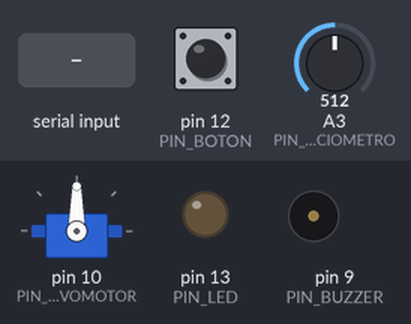
Simulated run of this sketch. Board: Arduino Uno, built with avr-gcc and run on an emulated ATmega328P. Shown: servo, output pins drawn as LEDs (lit = HIGH), buzzer (waves = sounding). The test bench sets the inputs (shaded band); at power-on: pin 12 (PIN_BOTON) LOW, A3 (PIN_POTENCIOMETRO) = 512. What the sketch prints to the serial monitor is not drawn.

Above: at 1.2 s.
1.3 s: "0\n" received over Serial
At 2.8 s:
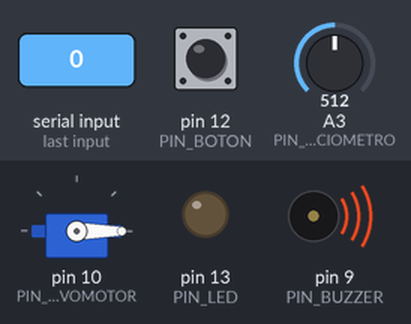
4.3 s: "1,90\n" received over the second serial link
At 5.0 s:
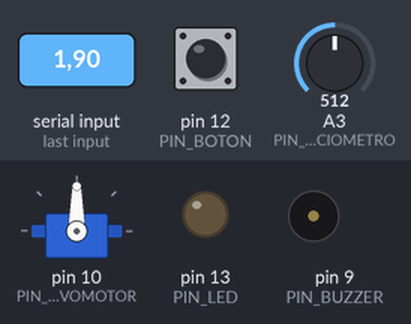
7.3 s: "1,90\n" received over Serial
At 9.8 s:
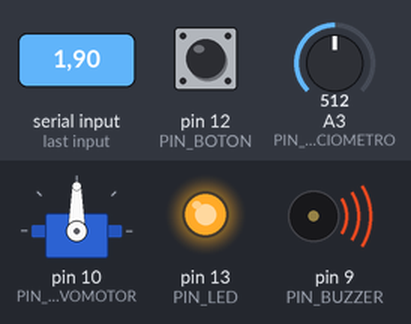
10.3 s: pin 12 (PIN_BOTON) pulled HIGH for 0.15 s
At 11.2 s:
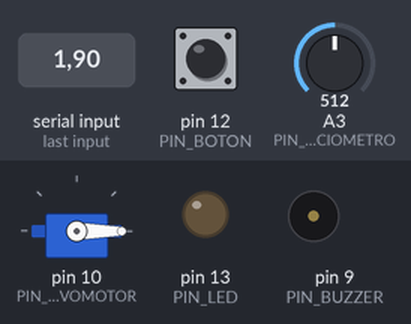
11.9 s: pin 12 (PIN_BOTON) pulled HIGH for 1 s
At 33.1 s:
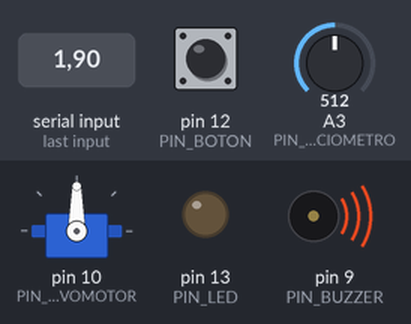
Timing chart, 0 to 34.2 s (numbered marks = the images above; inputs shaded):
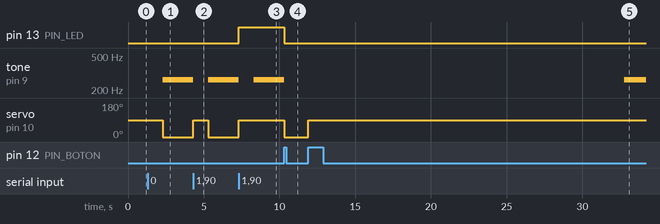

Measured:
- after the input at 1.3 s, tone on pin 9 (PIN_BUZZER): silent → 262 Hz after 1.0 s; servo on pin 10 (PIN_MICROSERVOMOTOR): 90° → 0° after 1.0 s
- after the input at 4.3 s, servo on pin 10 (PIN_MICROSERVOMOTOR): 0° → 90° at once, → 0° 1.0 s later
- after the input at 7.3 s, pin 13 (PIN_LED): LOW → HIGH at once; tone on pin 9 (PIN_BUZZER): silent → 262 Hz after 1.0 s; servo on pin 10 (PIN_MICROSERVOMOTOR): 0° → 90° at once
- after the input at 10.3 s, pin 13 (PIN_LED): HIGH → LOW at once; servo on pin 10 (PIN_MICROSERVOMOTOR): 90° → 0° at once
- after the input at 11.9 s, servo on pin 10 (PIN_MICROSERVOMOTOR): 0° → 90° at once

The sketch:

2.0.ino
```cpp
// C++ code
//

//BIBLIOTECA PARA MANEJAR EL SERVOMOTOR
#include <Servo.h>
#include <SoftwareSerial.h>


//:::::::::::::::EVENTOS:::::::::::::::::::::::::::::
#define TIPO_EVENTO_CONTINUE 0
#define TIPO_EVENTO_START 1
#define TIPO_EVENTO_TIMEOUT 2
#define TIPO_EVENTO_ABRIR_PUERTA 3
#define TIPO_EVENTO_CERRAR_PUERTA 4
#define TIPO_EVENTO_PRESIONA_PAUSA 5
#define TIPO_EVENTO_CANCELAR 6
#define TIPO_EVENTO_DESCONOCIDO 7
#define TIPO_EVENTO_PRESIONA_REANUDAR 8

//:::::::::::::::ESTADOS:::::::::::::::::::::::::::::
#define ESTADO_INICIAL 0
#define ESTADO_ENCENDIDO 1
#define ESTADO_CALENTANDO 2
#define ESTADO_PAUSADO 3
#define ESTADO_ERROR 4

//:::::::::::::::PINES:::::::::::::::::::::::::::::::
//:::::::::::::::actuadores::::::::::::::::::::::::::
#define PIN_BUZZER 9
#define PIN_LED 13

//:::::::::::::::Melodia::::::::::::::::::::::::::
#define NOTE_C4 262
#define NOTE_G3 196
#define NOTE_A3 220
#define NOTE_B3 247


//::::::::::::::::::MicroServomotor:::::::::::::::::
#define PIN_MICROSERVOMOTOR 10
#define ANCHO_PULSO_MIN_MICROSERVOMOTOR 500
#define ANCHO_PULSO_MAX_MICROSERVOMOTOR 2500
#define PUERTA_ABIERTA 0
#define PUERTA_CERRADA 90
Servo microservomotor;

//:::::::::::::::::Constantes:::::::::::::::
#define PUERTA_BLUETOOTH -1
#define PAUSA_BLUETOOTH -2
#define CANCELAR_BLUETOOTH -3

//:::::::::::::::sensores::::::::::::::::::::::::::::
#define PIN_BOTON 12
#define PIN_POTENCIOMETRO A3

//:::::::::::::::VARIABLES:::::::::::::::::::::::::::
// VARIABLE GLOBAL DE ESTADO DEL SISTEMA EMBEBIDO
int estado;
int pausa = 0;
int tiempo = 0;
int tiempo_restante;
int tipo_evento = PUERTA_CERRADA;
int tipo_evento_temp;
int valor_temp = LOW;
int estado_puerta;
char lecturaConsola;
int timerCalentando;
unsigned long timerCalentandoInicio;
unsigned long timerCalentandoAhora;
int temperaturaTemp = 0;
int temperatura = 0;

int melodia [] = { NOTE_C4, NOTE_G3, NOTE_G3, NOTE_A3, NOTE_G3, 0, NOTE_B3, NOTE_C4 };
int duraciones[] = { 4, 8, 8, 4, 4, 4, 4, 4 };

struct stEvento
{
    int tipo;
    int valor_lectura;
};

stEvento evento;


String estados[] = {"ESTADO_INICIO", "ESTADO_ENCENDIDO", "ESTADO_CALENTANDO", "ESTADO_PAUSADO", "ESTADO_ERROR"};
String eventos[] = {"TIPO_EVENTO_CONTINUE", "TIPO_EVENTO_START", "TIPO_EVENTO_TIMEOUT", "TIPO_EVENTO_ABRIR_PUERTA", "TIPO_EVENTO_CERRAR_PUERTA", "TIPO_EVENTO_PRESIONA_PAUSA", "TIPO_EVENTO_CANCELAR", "TIPO_EVENTO_DESCONOCIDO","TIPO_EVENTO_PRESIONA_REAUNDAR"};

SoftwareSerial BT(5,6);

//-----------------------------------------------
int verificarConsola()
{
    if(Serial.available() > 0 && tiempo == 0){

      iniciarTiempo(Serial.parseInt());

      return tiempo;
    }

    if(BT.available() > 0 && tiempo == 0)
    {
      int action = BT.parseInt();

      if(action == 0)
      {
        return 0;
      }

      if (action == PUERTA_BLUETOOTH)
      {
        cambiarEstadoPuerta();
      } else {
        iniciarTiempo(action);

        return tiempo;
      }
    }

  	return 0;
}

void iniciarTiempo(int t)
{
    tiempo = t * 1000;
    timerCalentandoInicio = millis();

    if(estado_puerta == PUERTA_ABIERTA)
    {
        cambiarEstadoPuerta();
    }

    tipo_evento_temp = TIPO_EVENTO_START;
}

bool verificarBoton()
{
    int valor_actual = digitalRead(PIN_BOTON);
    int res = false;

    if (valor_actual == HIGH && valor_temp == LOW)
    {
        res = true;
    }
    valor_temp = valor_actual;

    return res;
}

void cambiarEstadoPuerta()
{
    if(estado_puerta == PUERTA_ABIERTA)
    {
        microservomotor.write(PUERTA_CERRADA);
        tipo_evento_temp = TIPO_EVENTO_CERRAR_PUERTA;
        estado_puerta = PUERTA_CERRADA;
    }
    else
    {
        microservomotor.write(PUERTA_ABIERTA);
        tipo_evento_temp = TIPO_EVENTO_ABRIR_PUERTA;
        estado_puerta = PUERTA_ABIERTA;
    }
}

bool verificarTimerCalentando()
{
    timerCalentandoAhora = millis();
    unsigned long tiempo_temp = timerCalentandoAhora - timerCalentandoInicio;

    if(tiempo_temp >= tiempo)
    {
        tiempo_restante = 0;
        return true;
    }

    tiempo_restante = tiempo - tiempo_temp;

    return false;
}

void recalculoTiempo()
{
  tiempo = tiempo_restante;
  tiempo_restante = 0;
  timerCalentandoInicio = millis();
}

bool noPrimeraVez = false;

void generarEvento()
{
    if(verificarBoton())
    {
        cambiarEstadoPuerta();
    }

    temperaturaTemp = analogRead(PIN_POTENCIOMETRO);

    if(temperatura == 0 || temperatura - 150 > temperaturaTemp || temperatura + 150 < temperaturaTemp)
    {
      temperatura = temperaturaTemp;
      Serial.print("\nLa temperatura es: ");
      Serial.print(temperatura);
      Serial.print("\n");
      BT.println(temperatura);
    }

  	if(noPrimeraVez)
    {
      	if(verificarTimerCalentando())
        {
          	tipo_evento_temp = TIPO_EVENTO_TIMEOUT;
        }
    }

  	verificarConsola();

    if(BT.available() > 0)
    {
    	int action = BT.parseInt();

        switch(action)
    	{
        case PUERTA_BLUETOOTH:
        	cambiarEstadoPuerta();
            break;
        case PAUSA_BLUETOOTH:
            tipo_evento_temp = TIPO_EVENTO_PRESIONA_PAUSA;
            break;
        case CANCELAR_BLUETOOTH:
            tipo_evento_temp = TIPO_EVENTO_CANCELAR;
            break;
        default:
            break;
     	}
    }

    if(tipo_evento_temp != tipo_evento)
    {
        tipo_evento = tipo_evento_temp;
    }
    else
    {
        tipo_evento = TIPO_EVENTO_CONTINUE;
        tipo_evento_temp = TIPO_EVENTO_CONTINUE;
    }
}


void maquinaDeEstados()
{
    generarEvento();

    switch (estado)
    {
        case ESTADO_INICIAL:
        {
            switch (tipo_evento)
            {
                case TIPO_EVENTO_CONTINUE:
                {
                    estado = ESTADO_ENCENDIDO;
                  	noPrimeraVez = true;
                }
                break;
                default:
                {
                    evento.tipo = TIPO_EVENTO_DESCONOCIDO;
                    estado = ESTADO_ERROR;
                }
                break;
            }
        }
        break;

        case ESTADO_ENCENDIDO:
        {
            digitalWrite(PIN_LED, LOW);
            switch (tipo_evento)
            {
                case TIPO_EVENTO_CONTINUE: case TIPO_EVENTO_ABRIR_PUERTA: case TIPO_EVENTO_CERRAR_PUERTA: case TIPO_EVENTO_TIMEOUT:
                {
                    estado = ESTADO_ENCENDIDO;
                    tipo_evento = TIPO_EVENTO_CONTINUE;
                }
                break;
                case TIPO_EVENTO_START:
                {
                    estado = ESTADO_CALENTANDO;
                }
                break;
                default:
                {
                    evento.tipo = TIPO_EVENTO_DESCONOCIDO;
                    estado = ESTADO_ERROR;
                }
                break;
            }
        }
        break;

        case ESTADO_CALENTANDO:
        {
            switch (tipo_evento)
            {
                case TIPO_EVENTO_CONTINUE:
                {
                    digitalWrite(PIN_LED, HIGH);

                    if(estado_puerta == PUERTA_ABIERTA)
                    {
                        tipo_evento_temp = TIPO_EVENTO_ABRIR_PUERTA;
                    }

                    estado = ESTADO_CALENTANDO;
                }
                break;
                case TIPO_EVENTO_CANCELAR: case TIPO_EVENTO_TIMEOUT:
                {
                    tone(PIN_BUZZER, NOTE_C4, 2000);
                    tone(PIN_BUZZER, 0, 2000);
                    tone(PIN_BUZZER, NOTE_C4, 2000);

                    microservomotor.write(PUERTA_ABIERTA);
                    estado_puerta = PUERTA_ABIERTA;

                    tiempo = 0;

                    digitalWrite(PIN_LED, LOW);
                    estado = ESTADO_ENCENDIDO;
                }
                break;
                case TIPO_EVENTO_PRESIONA_PAUSA: case TIPO_EVENTO_ABRIR_PUERTA:
                {
                    digitalWrite(PIN_LED, LOW);
                    estado = ESTADO_PAUSADO;
                }
                break;
                default:
                {
                    evento.tipo = TIPO_EVENTO_DESCONOCIDO;
                    digitalWrite(PIN_LED, LOW);
                    estado = ESTADO_ERROR;
                }
                break;
            }
        }
        break;

        case ESTADO_PAUSADO:
        {
            switch (tipo_evento)
            {
              case TIPO_EVENTO_CONTINUE: case TIPO_EVENTO_ABRIR_PUERTA: case TIPO_EVENTO_CERRAR_PUERTA:
              {
                  estado = ESTADO_PAUSADO;
              }
              break;
              case TIPO_EVENTO_PRESIONA_REANUDAR: case TIPO_EVENTO_PRESIONA_PAUSA:
                if(estado_puerta == PUERTA_ABIERTA)
                {
                  cambiarEstadoPuerta();
                }

                recalculoTiempo();

                estado = ESTADO_CALENTANDO;
                tipo_evento_temp = TIPO_EVENTO_CONTINUE;
              break;
              case TIPO_EVENTO_CANCELAR:
                if(estado_puerta == PUERTA_ABIERTA)
                {
                  cambiarEstadoPuerta();
                }
                estado = ESTADO_CALENTANDO;
                tipo_evento_temp = TIPO_EVENTO_TIMEOUT;
                break;
              default:
              {
                  evento.tipo = TIPO_EVENTO_DESCONOCIDO;
                  estado = ESTADO_ERROR;
              }
              break;
            }
        }
        break;

        case ESTADO_ERROR:
        {
            tone(PIN_BUZZER, NOTE_C4, 2000);

            switch (tipo_evento)
            {
                case TIPO_EVENTO_TIMEOUT:
                    estado = ESTADO_INICIAL;
                    break;
            }

        }
        break;
    }
    evento.tipo = TIPO_EVENTO_CONTINUE;
}

// Arduino
//----------------------------------------------
void setup()
{
    Serial.begin(9600);
    BT.begin(9600);

    pinMode(PIN_LED, OUTPUT);
    pinMode(PIN_POTENCIOMETRO, INPUT);
    pinMode(PIN_BOTON, INPUT);
  	pinMode(PIN_BUZZER, OUTPUT);

  	microservomotor.attach(PIN_MICROSERVOMOTOR, ANCHO_PULSO_MIN_MICROSERVOMOTOR, ANCHO_PULSO_MAX_MICROSERVOMOTOR);
    microservomotor.write(PUERTA_CERRADA);
  	estado_puerta = PUERTA_CERRADA;

    estado = ESTADO_INICIAL;
    tipo_evento = TIPO_EVENTO_CONTINUE;
    tipo_evento_temp = TIPO_EVENTO_CONTINUE;

}

void loop()
{
    maquinaDeEstados();
}
```
